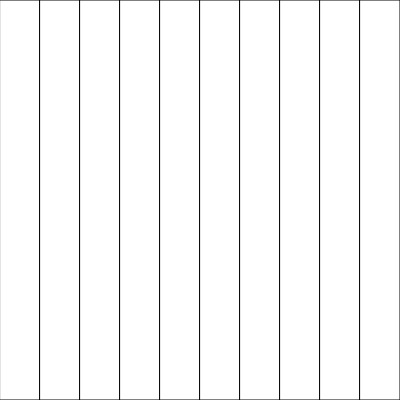
Frame 1 (no input)
Frame 60 (no input): identical to frame 1, image omitted
Frame 120 (the mouse pressed at the canvas centre since frame 60): identical to frame 1, image omitted

The p5.js sketch that drew this single still picture (run headless with seeded random() and noise() and a simulated clock; from frame 60 on, the mouse is pressed at the canvas centre):

// p5.js sketch
// ── sketch.js
const n = 10;
// var m = 1;
const a_blue = [0, 0, 255, 120];
const a_white = 255;
let a_band;

function setup() {

  createCanvas(400, 400);
  // background(255)
  // for (var i = 0; i < n; i++) {
  //   noStroke();
  //   fill(255);
  //   rect(width / n * i, 0, width / n, height);
  // }
  a_band = width / n;
}

function draw() {
  background(255)
  // if (m % 2 == 0) {
  for (var i = 0; i < n; i += 1) {
    const after = mouseX > a_band * (i)
    const before = mouseX < a_band * (i + 1)
    const odd = (i % 2) == 1;
    if (after && before && odd) {
      // background(255)
      fill(a_blue);
      // m++;
    } else {
      fill(a_white);
    }
    rect(a_band * i, 0, a_band, height);
    // console.log(frameCount, 'i', i, 'odd', odd);
  }
  // } else {
  //   m++;
  // }
}

// jht: Corrected module odd test
// https://editor.p5js.org/BoweiXx/sketches/fM5L4W_9E
